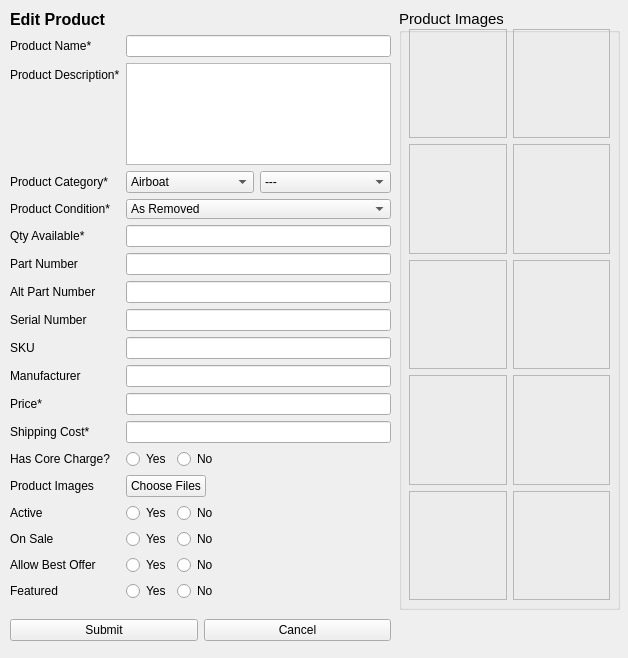
<?xml version="1.0" encoding="UTF-8"?>
<ui version="4.0">
 <class>ListItemWidget</class>
 <widget class="QWidget" name="ListItemWidget">
  <property name="geometry">
   <rect>
    <x>0</x>
    <y>0</y>
    <width>628</width>
    <height>658</height>
   </rect>
  </property>
  <property name="sizePolicy">
   <sizepolicy hsizetype="Fixed" vsizetype="Fixed">
    <horstretch>0</horstretch>
    <verstretch>0</verstretch>
   </sizepolicy>
  </property>
  <property name="maximumSize">
   <size>
    <width>628</width>
    <height>658</height>
   </size>
  </property>
  <property name="contextMenuPolicy">
   <enum>Qt::CustomContextMenu</enum>
  </property>
  <property name="windowTitle">
   <string>Edit a Product - HS Dashboard App</string>
  </property>
  <widget class="QWidget" name="verticalLayoutWidget">
   <property name="geometry">
    <rect>
     <x>10</x>
     <y>10</y>
     <width>381</width>
     <height>591</height>
    </rect>
   </property>
   <layout class="QVBoxLayout" name="verticalLayout">
    <item>
     <widget class="QLabel" name="newproduct_lbl">
      <property name="sizePolicy">
       <sizepolicy hsizetype="Fixed" vsizetype="Fixed">
        <horstretch>0</horstretch>
        <verstretch>0</verstretch>
       </sizepolicy>
      </property>
      <property name="font">
       <font>
        <pointsize>12</pointsize>
        <weight>75</weight>
        <bold>true</bold>
       </font>
      </property>
      <property name="text">
       <string>Edit Product</string>
      </property>
     </widget>
    </item>
    <item>
     <layout class="QFormLayout" name="formLayout">
      <item row="0" column="0">
       <widget class="QLabel" name="name_lbl">
        <property name="text">
         <string>Product Name*</string>
        </property>
       </widget>
      </item>
      <item row="0" column="1">
       <widget class="QLineEdit" name="name_le"/>
      </item>
      <item row="1" column="0">
       <widget class="QLabel" name="desc_lbl">
        <property name="text">
         <string>Product Description*</string>
        </property>
       </widget>
      </item>
      <item row="1" column="1">
       <widget class="QTextEdit" name="desc_te"/>
      </item>
      <item row="2" column="0">
       <widget class="QLabel" name="cat_lbl">
        <property name="text">
         <string>Product Category*</string>
        </property>
       </widget>
      </item>
      <item row="2" column="1">
       <layout class="QHBoxLayout" name="horizontalLayout_10">
        <item>
         <widget class="QComboBox" name="cat_options">
          <property name="sizePolicy">
           <sizepolicy hsizetype="Fixed" vsizetype="Fixed">
            <horstretch>0</horstretch>
            <verstretch>0</verstretch>
           </sizepolicy>
          </property>
          <property name="currentIndex">
           <number>0</number>
          </property>
          <item>
           <property name="text">
            <string>Airboat</string>
           </property>
          </item>
          <item>
           <property name="text">
            <string>Aircraft For Sale</string>
           </property>
          </item>
          <item>
           <property name="text">
            <string>New Item</string>
           </property>
          </item>
          <item>
           <property name="text">
            <string>Airframe</string>
           </property>
          </item>
          <item>
           <property name="text">
            <string>Art</string>
           </property>
          </item>
          <item>
           <property name="text">
            <string>Avionics</string>
           </property>
          </item>
          <item>
           <property name="text">
            <string>Electrical</string>
           </property>
          </item>
          <item>
           <property name="text">
            <string>Experimental</string>
           </property>
          </item>
          <item>
           <property name="text">
            <string>Hardware &amp; Tools</string>
           </property>
          </item>
          <item>
           <property name="text">
            <string>Landing Gear</string>
           </property>
          </item>
          <item>
           <property name="text">
            <string>Misc</string>
           </property>
          </item>
          <item>
           <property name="text">
            <string>Pilot Supplies</string>
           </property>
          </item>
          <item>
           <property name="text">
            <string>Powerplant</string>
           </property>
          </item>
          <item>
           <property name="text">
            <string>Wheels &amp; Brakes</string>
           </property>
          </item>
         </widget>
        </item>
        <item>
         <widget class="QComboBox" name="subcat_options">
          <item>
           <property name="text">
            <string>---</string>
           </property>
          </item>
          <item>
           <property name="text">
            <string>Aerobatic</string>
           </property>
          </item>
          <item>
           <property name="text">
            <string>Aeronca</string>
           </property>
          </item>
          <item>
           <property name="text">
            <string>Amphibian</string>
           </property>
          </item>
          <item>
           <property name="text">
            <string>Antique</string>
           </property>
          </item>
          <item>
           <property name="text">
            <string>Beechcraft</string>
           </property>
          </item>
          <item>
           <property name="text">
            <string>Bellanca</string>
           </property>
          </item>
          <item>
           <property name="text">
            <string>Cessna</string>
           </property>
          </item>
          <item>
           <property name="text">
            <string>Cirrus</string>
           </property>
          </item>
          <item>
           <property name="text">
            <string>Control Surfaces</string>
           </property>
          </item>
          <item>
           <property name="text">
            <string>General Parts</string>
           </property>
          </item>
          <item>
           <property name="text">
            <string>Helicopter</string>
           </property>
          </item>
          <item>
           <property name="text">
            <string>Interior</string>
           </property>
          </item>
          <item>
           <property name="text">
            <string>Luscombe</string>
           </property>
          </item>
          <item>
           <property name="text">
            <string>Mooney</string>
           </property>
          </item>
          <item>
           <property name="text">
            <string>Other</string>
           </property>
          </item>
          <item>
           <property name="text">
            <string>Piper</string>
           </property>
          </item>
          <item>
           <property name="text">
            <string>Taylorcraft</string>
           </property>
          </item>
          <item>
           <property name="text">
            <string>Warbird</string>
           </property>
          </item>
          <item>
           <property name="text">
            <string>Antennas</string>
           </property>
          </item>
          <item>
           <property name="text">
            <string>Audio Panels</string>
           </property>
          </item>
          <item>
           <property name="text">
            <string>AutoPilot</string>
           </property>
          </item>
          <item>
           <property name="text">
            <string>ELTs</string>
           </property>
          </item>
          <item>
           <property name="text">
            <string>Engine Monitors</string>
           </property>
          </item>
          <item>
           <property name="text">
            <string>GPS</string>
           </property>
          </item>
          <item>
           <property name="text">
            <string>Indicators</string>
           </property>
          </item>
          <item>
           <property name="text">
            <string>Intercoms</string>
           </property>
          </item>
          <item>
           <property name="text">
            <string>Nav/Coms</string>
           </property>
          </item>
          <item>
           <property name="text">
            <string>Other</string>
           </property>
          </item>
          <item>
           <property name="text">
            <string>Packages</string>
           </property>
          </item>
          <item>
           <property name="text">
            <string>Pitot Tubes</string>
           </property>
          </item>
          <item>
           <property name="text">
            <string>Transponders</string>
           </property>
          </item>
          <item>
           <property name="text">
            <string>Trays &amp; Connectors</string>
           </property>
          </item>
          <item>
           <property name="text">
            <string>Weather Systems</string>
           </property>
          </item>
          <item>
           <property name="text">
            <string>Batteries</string>
           </property>
          </item>
          <item>
           <property name="text">
            <string>Lighting</string>
           </property>
          </item>
          <item>
           <property name="text">
            <string>Other</string>
           </property>
          </item>
          <item>
           <property name="text">
            <string>Jacks</string>
           </property>
          </item>
          <item>
           <property name="text">
            <string>Nuts &amp; Bolts</string>
           </property>
          </item>
          <item>
           <property name="text">
            <string>Other</string>
           </property>
          </item>
          <item>
           <property name="text">
            <string>Rivets</string>
           </property>
          </item>
          <item>
           <property name="text">
            <string>Testing Equipment</string>
           </property>
          </item>
          <item>
           <property name="text">
            <string>Tools</string>
           </property>
          </item>
          <item>
           <property name="text">
            <string>Amphibian</string>
           </property>
          </item>
          <item>
           <property name="text">
            <string>Skis</string>
           </property>
          </item>
          <item>
           <property name="text">
            <string>Tailwheel</string>
           </property>
          </item>
          <item>
           <property name="text">
            <string>Tires &amp; Tubes</string>
           </property>
          </item>
          <item>
           <property name="text">
            <string>Wheels &amp; Brakes</string>
           </property>
          </item>
          <item>
           <property name="text">
            <string>Aviator Accessories</string>
           </property>
          </item>
          <item>
           <property name="text">
            <string>Bags</string>
           </property>
          </item>
          <item>
           <property name="text">
            <string>Books</string>
           </property>
          </item>
          <item>
           <property name="text">
            <string>Collectibles</string>
           </property>
          </item>
          <item>
           <property name="text">
            <string>Covers &amp; Accessories</string>
           </property>
          </item>
          <item>
           <property name="text">
            <string>Headsets</string>
           </property>
          </item>
          <item>
           <property name="text">
            <string>Manuals</string>
           </property>
          </item>
          <item>
           <property name="text">
            <string>Oils, Liquids &amp; Sprays</string>
           </property>
          </item>
          <item>
           <property name="text">
            <string>Other</string>
           </property>
          </item>
          <item>
           <property name="text">
            <string>Pilot Wear</string>
           </property>
          </item>
          <item>
           <property name="text">
            <string>Safety</string>
           </property>
          </item>
          <item>
           <property name="text">
            <string>Stickers &amp; Decals</string>
           </property>
          </item>
          <item>
           <property name="text">
            <string>Tow</string>
           </property>
          </item>
          <item>
           <property name="text">
            <string>Engine Parts</string>
           </property>
          </item>
          <item>
           <property name="text">
            <string>Engines</string>
           </property>
          </item>
          <item>
           <property name="text">
            <string>Environmental</string>
           </property>
          </item>
          <item>
           <property name="text">
            <string>Exhaust</string>
           </property>
          </item>
          <item>
           <property name="text">
            <string>Fuel System</string>
           </property>
          </item>
          <item>
           <property name="text">
            <string>General Parts</string>
           </property>
          </item>
          <item>
           <property name="text">
            <string>Propellers</string>
           </property>
          </item>
         </widget>
        </item>
       </layout>
      </item>
      <item row="3" column="0">
       <widget class="QLabel" name="cond_lbl">
        <property name="text">
         <string>Product Condition*</string>
        </property>
       </widget>
      </item>
      <item row="3" column="1">
       <widget class="QComboBox" name="cond_options">
        <property name="sizePolicy">
         <sizepolicy hsizetype="Ignored" vsizetype="Fixed">
          <horstretch>0</horstretch>
          <verstretch>0</verstretch>
         </sizepolicy>
        </property>
        <property name="minimumSize">
         <size>
          <width>50</width>
          <height>20</height>
         </size>
        </property>
        <property name="baseSize">
         <size>
          <width>50</width>
          <height>0</height>
         </size>
        </property>
        <item>
         <property name="text">
          <string>As Removed</string>
         </property>
        </item>
        <item>
         <property name="text">
          <string>Serviceable</string>
         </property>
        </item>
        <item>
         <property name="text">
          <string>Overhauled</string>
         </property>
        </item>
        <item>
         <property name="text">
          <string>New Stock</string>
         </property>
        </item>
        <item>
         <property name="text">
          <string>Repairable</string>
         </property>
        </item>
        <item>
         <property name="text">
          <string>New Surplus (NOS)</string>
         </property>
        </item>
        <item>
         <property name="text">
          <string>Beyond Repair</string>
         </property>
        </item>
        <item>
         <property name="text">
          <string>Unknown</string>
         </property>
        </item>
        <item>
         <property name="text">
          <string>Core</string>
         </property>
        </item>
       </widget>
      </item>
      <item row="4" column="0">
       <widget class="QLabel" name="qty_lbl">
        <property name="text">
         <string>Qty Available*</string>
        </property>
       </widget>
      </item>
      <item row="4" column="1">
       <widget class="QLineEdit" name="qty_le"/>
      </item>
      <item row="5" column="0">
       <widget class="QLabel" name="mpn_lbl">
        <property name="text">
         <string>Part Number</string>
        </property>
       </widget>
      </item>
      <item row="5" column="1">
       <widget class="QLineEdit" name="pn_le"/>
      </item>
      <item row="6" column="0">
       <widget class="QLabel" name="ampn_lbl">
        <property name="text">
         <string>Alt Part Number</string>
        </property>
       </widget>
      </item>
      <item row="6" column="1">
       <widget class="QLineEdit" name="apn_le"/>
      </item>
      <item row="7" column="0">
       <widget class="QLabel" name="sn_lbl">
        <property name="text">
         <string>Serial Number</string>
        </property>
       </widget>
      </item>
      <item row="7" column="1">
       <widget class="QLineEdit" name="sn_le"/>
      </item>
      <item row="8" column="0">
       <widget class="QLabel" name="sku_lbl">
        <property name="text">
         <string>SKU</string>
        </property>
       </widget>
      </item>
      <item row="8" column="1">
       <widget class="QLineEdit" name="sku_le"/>
      </item>
      <item row="9" column="0">
       <widget class="QLabel" name="mfr_lbl">
        <property name="text">
         <string>Manufacturer</string>
        </property>
       </widget>
      </item>
      <item row="9" column="1">
       <widget class="QLineEdit" name="mfr_le"/>
      </item>
      <item row="10" column="0">
       <widget class="QLabel" name="price_lbl">
        <property name="text">
         <string>Price*</string>
        </property>
       </widget>
      </item>
      <item row="10" column="1">
       <widget class="QLineEdit" name="price_le"/>
      </item>
      <item row="11" column="0">
       <widget class="QLabel" name="ship_lbl">
        <property name="text">
         <string>Shipping Cost*</string>
        </property>
       </widget>
      </item>
      <item row="11" column="1">
       <widget class="QLineEdit" name="ship_le"/>
      </item>
      <item row="12" column="0">
       <widget class="QLabel" name="core_lbl">
        <property name="text">
         <string>Has Core Charge?</string>
        </property>
       </widget>
      </item>
      <item row="12" column="1">
       <layout class="QHBoxLayout" name="horizontalLayout">
        <item>
         <widget class="QRadioButton" name="core_yes">
          <property name="sizePolicy">
           <sizepolicy hsizetype="Fixed" vsizetype="Fixed">
            <horstretch>0</horstretch>
            <verstretch>0</verstretch>
           </sizepolicy>
          </property>
          <property name="text">
           <string>Yes</string>
          </property>
          <attribute name="buttonGroup">
           <string notr="true">coreBtnGroup</string>
          </attribute>
         </widget>
        </item>
        <item>
         <widget class="QRadioButton" name="core_no">
          <property name="sizePolicy">
           <sizepolicy hsizetype="Minimum" vsizetype="Fixed">
            <horstretch>0</horstretch>
            <verstretch>0</verstretch>
           </sizepolicy>
          </property>
          <property name="text">
           <string>No</string>
          </property>
          <attribute name="buttonGroup">
           <string notr="true">coreBtnGroup</string>
          </attribute>
         </widget>
        </item>
       </layout>
      </item>
      <item row="13" column="0">
       <widget class="QLabel" name="img_lbl">
        <property name="text">
         <string>Product Images</string>
        </property>
       </widget>
      </item>
      <item row="13" column="1">
       <widget class="QPushButton" name="img_upload_btn">
        <property name="sizePolicy">
         <sizepolicy hsizetype="Fixed" vsizetype="Fixed">
          <horstretch>0</horstretch>
          <verstretch>0</verstretch>
         </sizepolicy>
        </property>
        <property name="text">
         <string>Choose Files</string>
        </property>
       </widget>
      </item>
      <item row="14" column="0">
       <widget class="QLabel" name="active_lbl">
        <property name="text">
         <string>Active</string>
        </property>
       </widget>
      </item>
      <item row="14" column="1">
       <layout class="QHBoxLayout" name="horizontalLayout_6">
        <item>
         <widget class="QRadioButton" name="active_yes">
          <property name="sizePolicy">
           <sizepolicy hsizetype="Fixed" vsizetype="Fixed">
            <horstretch>0</horstretch>
            <verstretch>0</verstretch>
           </sizepolicy>
          </property>
          <property name="text">
           <string>Yes</string>
          </property>
          <attribute name="buttonGroup">
           <string notr="true">activeBtnGroup</string>
          </attribute>
         </widget>
        </item>
        <item>
         <widget class="QRadioButton" name="active_no">
          <property name="text">
           <string>No</string>
          </property>
          <attribute name="buttonGroup">
           <string notr="true">activeBtnGroup</string>
          </attribute>
         </widget>
        </item>
       </layout>
      </item>
      <item row="15" column="0">
       <widget class="QLabel" name="onsale_lbl">
        <property name="text">
         <string>On Sale</string>
        </property>
       </widget>
      </item>
      <item row="15" column="1">
       <layout class="QHBoxLayout" name="horizontalLayout_7">
        <item>
         <widget class="QRadioButton" name="sale_yes">
          <property name="sizePolicy">
           <sizepolicy hsizetype="Fixed" vsizetype="Fixed">
            <horstretch>0</horstretch>
            <verstretch>0</verstretch>
           </sizepolicy>
          </property>
          <property name="text">
           <string>Yes</string>
          </property>
          <attribute name="buttonGroup">
           <string notr="true">saleBtnGroup</string>
          </attribute>
         </widget>
        </item>
        <item>
         <widget class="QRadioButton" name="sale_no">
          <property name="text">
           <string>No</string>
          </property>
          <attribute name="buttonGroup">
           <string notr="true">saleBtnGroup</string>
          </attribute>
         </widget>
        </item>
       </layout>
      </item>
      <item row="16" column="0">
       <widget class="QLabel" name="offer_lbl">
        <property name="text">
         <string>Allow Best Offer</string>
        </property>
       </widget>
      </item>
      <item row="16" column="1">
       <layout class="QHBoxLayout" name="horizontalLayout_8">
        <item>
         <widget class="QRadioButton" name="offer_yes">
          <property name="sizePolicy">
           <sizepolicy hsizetype="Fixed" vsizetype="Fixed">
            <horstretch>0</horstretch>
            <verstretch>0</verstretch>
           </sizepolicy>
          </property>
          <property name="text">
           <string>Yes</string>
          </property>
          <attribute name="buttonGroup">
           <string notr="true">offerBtnGroup</string>
          </attribute>
         </widget>
        </item>
        <item>
         <widget class="QRadioButton" name="offer_no">
          <property name="text">
           <string>No</string>
          </property>
          <attribute name="buttonGroup">
           <string notr="true">offerBtnGroup</string>
          </attribute>
         </widget>
        </item>
       </layout>
      </item>
      <item row="17" column="0">
       <widget class="QLabel" name="feat_lbl">
        <property name="text">
         <string>Featured</string>
        </property>
       </widget>
      </item>
      <item row="17" column="1">
       <layout class="QHBoxLayout" name="horizontalLayout_9">
        <item>
         <widget class="QRadioButton" name="feat_yes">
          <property name="sizePolicy">
           <sizepolicy hsizetype="Fixed" vsizetype="Fixed">
            <horstretch>0</horstretch>
            <verstretch>0</verstretch>
           </sizepolicy>
          </property>
          <property name="text">
           <string>Yes</string>
          </property>
          <attribute name="buttonGroup">
           <string notr="true">featBtnGroup</string>
          </attribute>
         </widget>
        </item>
        <item>
         <widget class="QRadioButton" name="feat_no">
          <property name="text">
           <string>No</string>
          </property>
          <attribute name="buttonGroup">
           <string notr="true">featBtnGroup</string>
          </attribute>
         </widget>
        </item>
       </layout>
      </item>
     </layout>
    </item>
   </layout>
  </widget>
  <widget class="QGroupBox" name="img_groupbox">
   <property name="geometry">
    <rect>
     <x>399</x>
     <y>9</y>
     <width>221</width>
     <height>601</height>
    </rect>
   </property>
   <property name="font">
    <font>
     <pointsize>11</pointsize>
     <weight>50</weight>
     <bold>false</bold>
     <underline>false</underline>
    </font>
   </property>
   <property name="contextMenuPolicy">
    <enum>Qt::NoContextMenu</enum>
   </property>
   <property name="title">
    <string>Product Images</string>
   </property>
   <widget class="QWidget" name="gridLayoutWidget">
    <property name="geometry">
     <rect>
      <x>10</x>
      <y>20</y>
      <width>201</width>
      <height>571</height>
     </rect>
    </property>
    <layout class="QGridLayout" name="gridLayout">
     <item row="0" column="0">
      <widget class="QLabel" name="img1_lbl">
       <property name="contextMenuPolicy">
        <enum>Qt::CustomContextMenu</enum>
       </property>
       <property name="frameShape">
        <enum>QFrame::StyledPanel</enum>
       </property>
       <property name="text">
        <string/>
       </property>
      </widget>
     </item>
     <item row="0" column="1">
      <widget class="QLabel" name="img2_lbl">
       <property name="contextMenuPolicy">
        <enum>Qt::CustomContextMenu</enum>
       </property>
       <property name="frameShape">
        <enum>QFrame::StyledPanel</enum>
       </property>
       <property name="text">
        <string/>
       </property>
      </widget>
     </item>
     <item row="3" column="0">
      <widget class="QLabel" name="img7_lbl">
       <property name="contextMenuPolicy">
        <enum>Qt::CustomContextMenu</enum>
       </property>
       <property name="frameShape">
        <enum>QFrame::StyledPanel</enum>
       </property>
       <property name="text">
        <string/>
       </property>
      </widget>
     </item>
     <item row="1" column="1">
      <widget class="QLabel" name="img4_lbl">
       <property name="contextMenuPolicy">
        <enum>Qt::CustomContextMenu</enum>
       </property>
       <property name="frameShape">
        <enum>QFrame::StyledPanel</enum>
       </property>
       <property name="text">
        <string/>
       </property>
      </widget>
     </item>
     <item row="3" column="1">
      <widget class="QLabel" name="img8_lbl">
       <property name="contextMenuPolicy">
        <enum>Qt::CustomContextMenu</enum>
       </property>
       <property name="frameShape">
        <enum>QFrame::StyledPanel</enum>
       </property>
       <property name="text">
        <string/>
       </property>
      </widget>
     </item>
     <item row="2" column="0">
      <widget class="QLabel" name="img5_lbl">
       <property name="contextMenuPolicy">
        <enum>Qt::CustomContextMenu</enum>
       </property>
       <property name="frameShape">
        <enum>QFrame::StyledPanel</enum>
       </property>
       <property name="text">
        <string/>
       </property>
      </widget>
     </item>
     <item row="2" column="1">
      <widget class="QLabel" name="img6_lbl">
       <property name="contextMenuPolicy">
        <enum>Qt::CustomContextMenu</enum>
       </property>
       <property name="frameShape">
        <enum>QFrame::StyledPanel</enum>
       </property>
       <property name="text">
        <string/>
       </property>
      </widget>
     </item>
     <item row="1" column="0">
      <widget class="QLabel" name="img3_lbl">
       <property name="contextMenuPolicy">
        <enum>Qt::CustomContextMenu</enum>
       </property>
       <property name="frameShape">
        <enum>QFrame::StyledPanel</enum>
       </property>
       <property name="text">
        <string/>
       </property>
      </widget>
     </item>
     <item row="4" column="0">
      <widget class="QLabel" name="img9_lbl">
       <property name="contextMenuPolicy">
        <enum>Qt::CustomContextMenu</enum>
       </property>
       <property name="frameShape">
        <enum>QFrame::StyledPanel</enum>
       </property>
       <property name="text">
        <string/>
       </property>
      </widget>
     </item>
     <item row="4" column="1">
      <widget class="QLabel" name="img10_lbl">
       <property name="contextMenuPolicy">
        <enum>Qt::CustomContextMenu</enum>
       </property>
       <property name="frameShape">
        <enum>QFrame::StyledPanel</enum>
       </property>
       <property name="text">
        <string/>
       </property>
       <property name="textInteractionFlags">
        <set>Qt::NoTextInteraction</set>
       </property>
      </widget>
     </item>
    </layout>
   </widget>
  </widget>
  <widget class="QWidget" name="horizontalLayoutWidget_7">
   <property name="geometry">
    <rect>
     <x>10</x>
     <y>610</y>
     <width>381</width>
     <height>41</height>
    </rect>
   </property>
   <layout class="QHBoxLayout" name="horizontalLayout_11">
    <item>
     <widget class="QPushButton" name="upload_new_button">
      <property name="text">
       <string>Submit</string>
      </property>
     </widget>
    </item>
    <item>
     <widget class="QPushButton" name="cancel_new_button">
      <property name="text">
       <string>Cancel</string>
      </property>
     </widget>
    </item>
   </layout>
  </widget>
 </widget>
 <resources/>
 <connections>
  <connection>
   <sender>cancel_new_button</sender>
   <signal>clicked()</signal>
   <receiver>ListItemWidget</receiver>
   <slot>close()</slot>
   <hints>
    <hint type="sourcelabel">
     <x>296</x>
     <y>630</y>
    </hint>
    <hint type="destinationlabel">
     <x>313</x>
     <y>328</y>
    </hint>
   </hints>
  </connection>
 </connections>
 <buttongroups>
  <buttongroup name="coreBtnGroup"/>
  <buttongroup name="activeBtnGroup"/>
  <buttongroup name="saleBtnGroup"/>
  <buttongroup name="offerBtnGroup"/>
  <buttongroup name="featBtnGroup"/>
 </buttongroups>
</ui>
